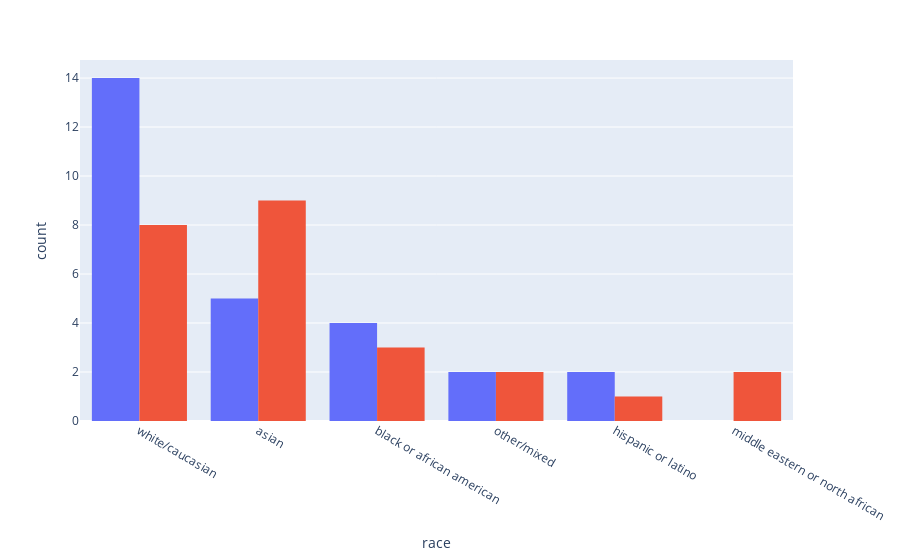

Source (notebook cell):
### Code cell
headshots['gender'] = headshots['gender'].str.strip().str.lower()
headshots.gender.value_counts()
fig = px.histogram(headshots, x= 'race', color= 'gender',
                   barmode= 'group')
fig.update_layout(showlegend=False)
fig.show()

### Figure 1 — Plotly figure (JSON) as saved in the notebook; plotly's stock layout.template omitted (floating-point values rounded to 4 significant figures)
{"data": [{"alignmentgroup": "True", "bingroup": "x", "hovertemplate": "gender=male<br>race=%{x}<br>count=%{y}<extra></extra>", "legendgroup": "male", "marker": {"color": "#636efa", "pattern": {"shape": ""}}, "name": "male", "offsetgroup": "male", "orientation": "v", "showlegend": true, "type": "histogram", "x": ["white/caucasian", "asian", "black or african american", "other/mixed", "white/caucasian", "hispanic or latino", "white/caucasian", "hispanic or latino", "white/caucasian", "asian", "white/caucasian", "white/caucasian", "white/caucasian", "other/mixed", "white/caucasian", "white/caucasian", "white/caucasian", "black or african american", "black or african american", "white/caucasian", "asian", "asian", "white/caucasian", "asian", "black or african american", "white/caucasian", "white/caucasian"], "xaxis": "x", "yaxis": "y"}, {"alignmentgroup": "True", "bingroup": "x", "hovertemplate": "gender=female<br>race=%{x}<br>count=%{y}<extra></extra>", "legendgroup": "female", "marker": {"color": "#EF553B", "pattern": {"shape": ""}}, "name": "female", "offsetgroup": "female", "orientation": "v", "showlegend": true, "type": "histogram", "x": ["white/caucasian", "asian", "black or african american", "white/caucasian", "white/caucasian", "asian", "black or african american", "asian", "asian", "asian", "other/mixed", "asian", "asian", "black or african american", "white/caucasian", "asian", "other/mixed", "white/caucasian", "asian", "middle eastern or north african", "middle eastern or north african", "hispanic or latino", "white/caucasian", "white/caucasian", "white/caucasian"], "xaxis": "x", "yaxis": "y"}], "layout": {"barmode": "group", "legend": {"title": {"text": "gender"}, "tracegroupgap": 0}, "margin": {"t": 60}, "showlegend": false, "xaxis": {"anchor": "y", "domain": [0, 1], "title": {"text": "race"}}, "yaxis": {"anchor": "x", "domain": [0, 1], "title": {"text": "count"}}}}
